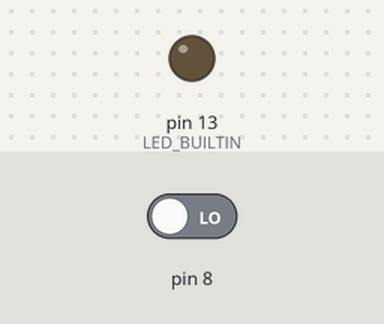
A sketch run on a simulated Arduino Uno, built with avr-gcc and run on an emulated ATmega328P. On the bench: output pins drawn as LEDs (lit = HIGH). The inputs (shaded band) are chosen by the test bench; at power-on: pin 8 LOW.

Above: at 1.2 s.
1.3 s: pin 8 driven HIGH
At 4.0 s:
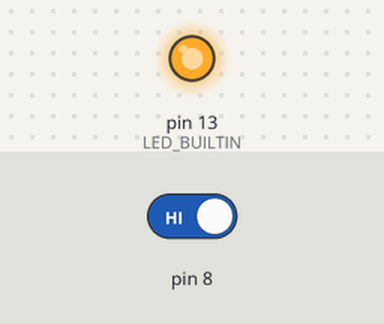
4.3 s: pin 8 driven LOW
At 5.0 s:
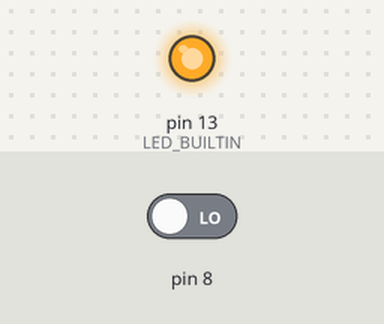
Timing chart, 0 to 7.3 s (numbered marks = the images above; inputs shaded):
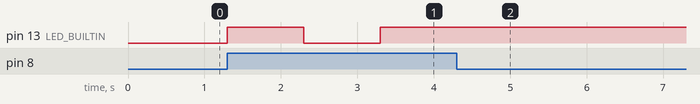

The sketch:

E28-touch-sensor-part-2-debounce.ino
```cpp
// (licence header left out)
unsigned long previousMillis = 0;     // Previous millis
unsigned long elapsedMillis = 0;      // Elapesed millis since touch
int ledState = LOW;                   // Current LED state
int debounceTime = 1000;              // Debounce time for the touch sensor

void setup()
{
  pinMode(8, INPUT);
  pinMode(LED_BUILTIN, OUTPUT);

  // Turn builtin LED off
  digitalWrite(LED_BUILTIN, LOW);
}

void loop()
{

  // Calculate the elapsed seconds
  elapsedMillis = millis() - previousMillis;

  // If the sensor is touched AND
  // the elapsed time is larger than the given debounce time
  if(digitalRead(8) == HIGH && elapsedMillis > debounceTime) {

    // Set ledState to LOW if it was HIGH and vice versa
    if(ledState == HIGH) {
      ledState = LOW;
    } else {
      ledState = HIGH;
    }

    // send ledState to the builtin LED
    digitalWrite(LED_BUILTIN, ledState);

    // Store the current millis on the previous millis
    previousMillis = millis();
  };

}
```

Measured:
- after the input at 1.3 s, pin 13 (LED_BUILTIN): LOW → HIGH at once, → LOW 1.0 s later, → HIGH 1.0 s later
- after the input at 4.3 s, pin 13 (LED_BUILTIN): stops changing and stays HIGH
